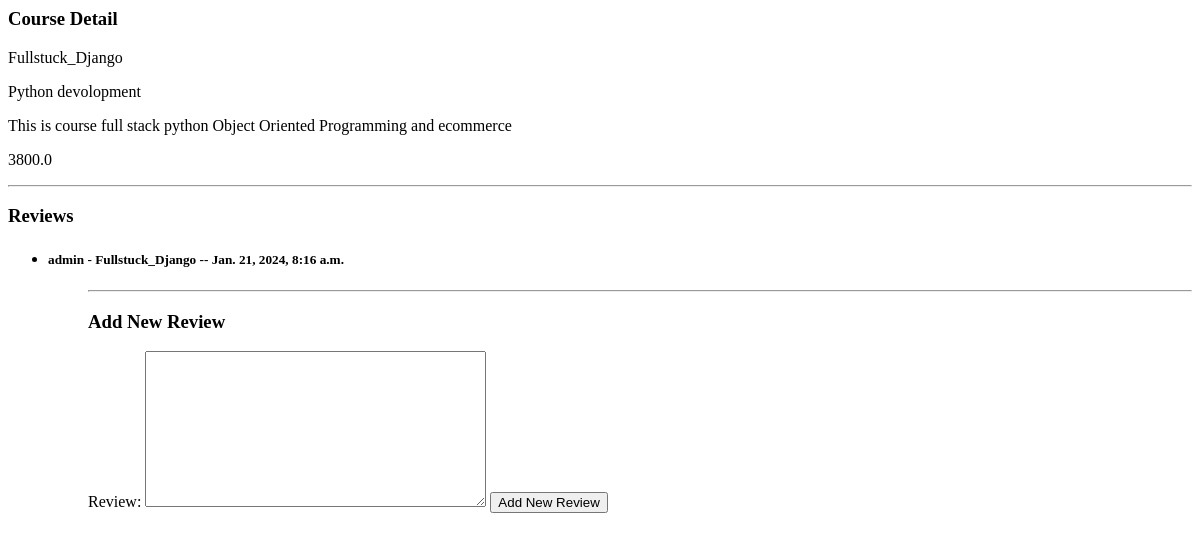
/course/1, run on an earlier commit of the app's database.
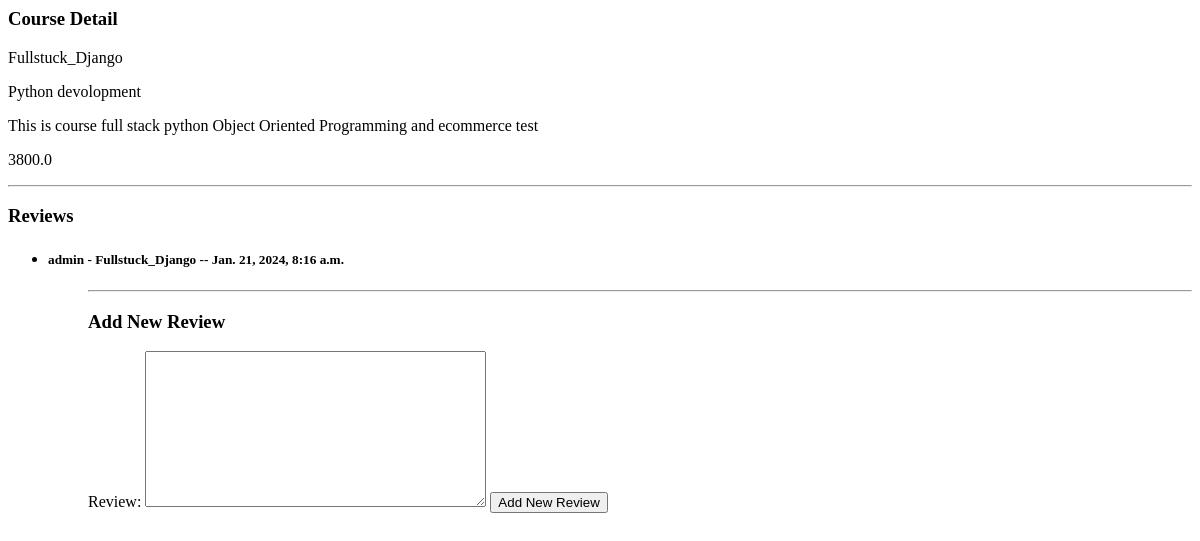
And on a later commit of the database.
### Course/models.py (models this page shows)
class Course(models.Model):
    name= models.CharField(max_length=200,blank=True, null=True)
    subtitle= models.name = models.CharField(max_length=300,blank=True, null=True)
    discription = models.TextField(max_length= 1000)
    price = models.FloatField(max_length=10)
    categorie = models.ForeignKey(Categories , related_name="course_categorie" , on_delete=models.CASCADE,null=True)
    tags = TaggableManager()
    def __str__(self):
        return  f'{self.name}'

### Course/views.py (the view)
# urls.py: path('course/<int:pk>', course_detail),
def course_detail(request,pk):
    data = Course.objects.get(id=pk)
    course_review = Reviews.objects.filter(course=data)
    if request.method == 'POST':
        form = ReviewForm(request.POST)
        if form.is_valid():
            myform = form.save(commit=False)
            myform.user= request.user
            myform.review = data
            myform.save()
    else:
       form = ReviewForm()
    return render(request,'Course/course_detail.html',{'data':data,'form':form,'course_review':course_review})

### Course/forms.py
class ReviewForm(forms.ModelForm):
    class Meta:
         model= Reviews
         fields = ['review']

### Course/templates/Course/course_detail.html (shortened to what this page needs)
<h3>Course Detail</h3>
<p>{{data.name}}</p>
<p>{{data.subtitle}}</p>
</p>{{data.discription}}</p>
</p>{{data.price}}</p>
<hr/>
<h3>Reviews</h3>
    <ul>
        {% for review in  course_review %}
            <li>
                <h5>{{review.user}} - {{review.course}} -- {{review.created_at}}</h5>
            </li>
        {% endfor %}
    <ul/>
 <hr/>
<h3>Add New Review</h3>
<form method="post">
        {{form}}
    <input type="submit" value = "Add New Review">
</form>

What changed in the data, as far as the page shows it:
changed Course "Fullstuck_Django": discription "This is course full stack python Object Oriented Programming and ecommerce" → "This is course full stack python Object Oriented Programming and ecommerce test"
